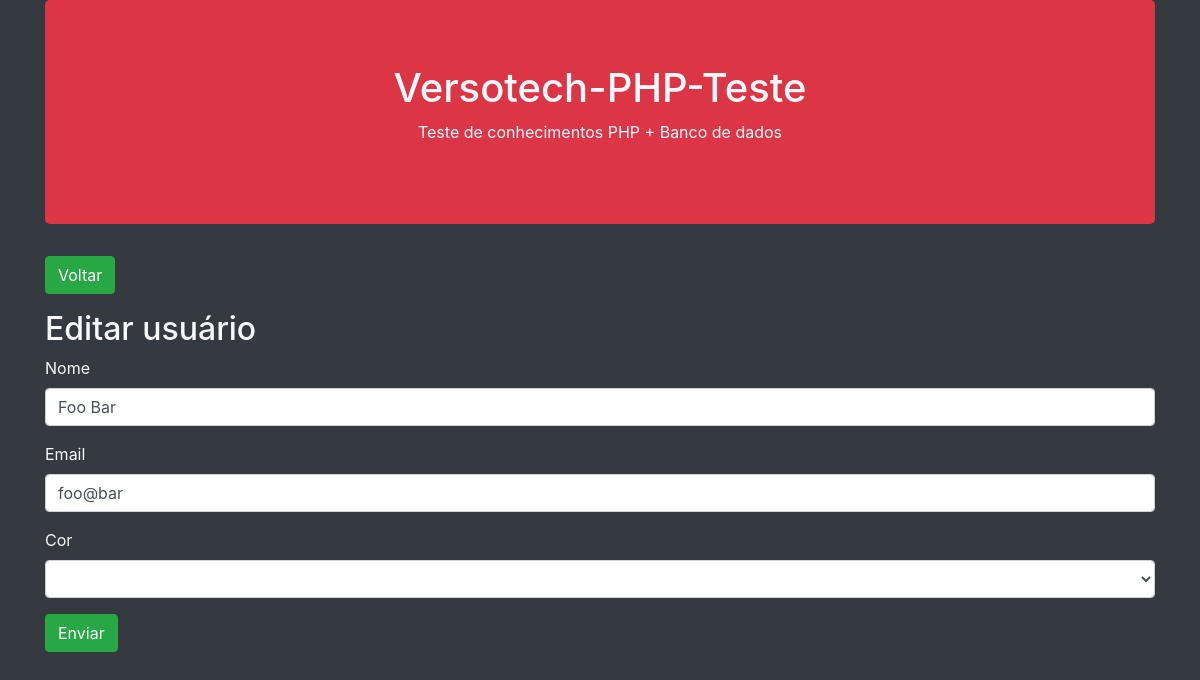
Page /update.php?id=1 on the earlier database version.
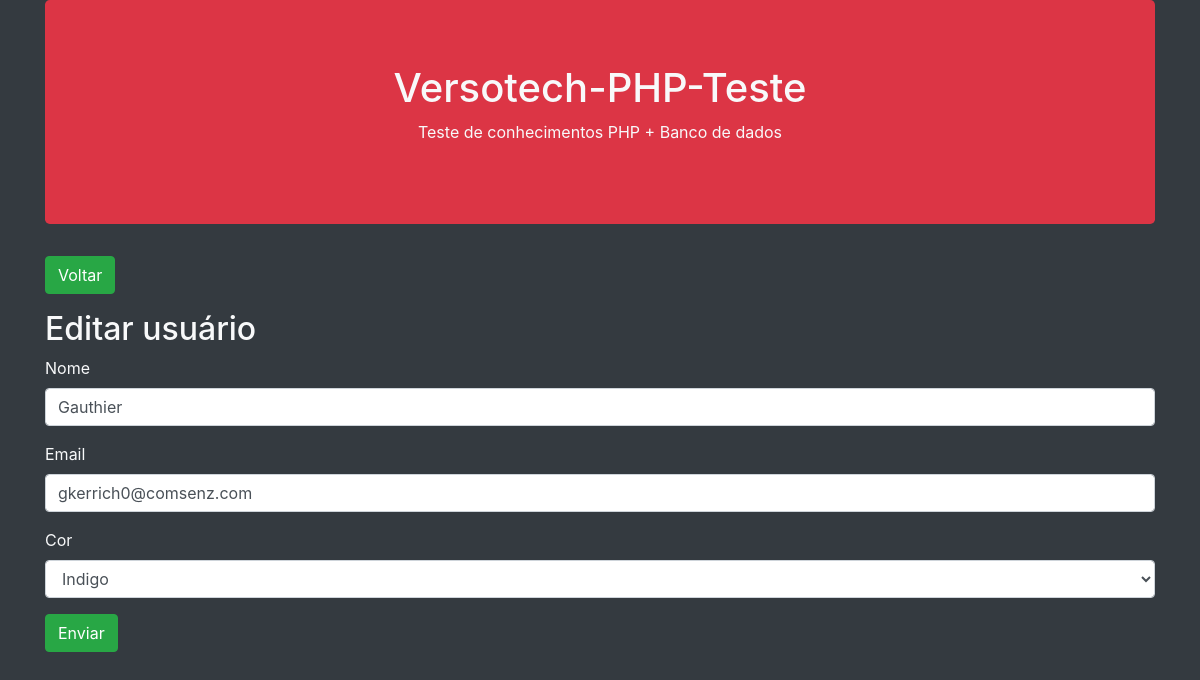
Same page on the later database version.
### tables this page shows
CREATE TABLE users (
    id INTEGER NOT NULL PRIMARY KEY,
    name VARCHAR(100) NOT NULL,
    email VARCHAR(100) NOT NULL,
    color_id INTEGER REFERENCES colors (id)
);

### update.php (called while the page is built, shortened)
<?php
$colors = ColorDao::getColors();
$user = UserDao::getUserById($_GET['id']);
include __DIR__ . '/resources/views/components/header.php';
include __DIR__ . '/resources/views/components/update-form.php';
include __DIR__ . '/resources/views/components/footer.php';

### app/Database/Connection.php (called while the page is built, shortened)
<?php
final class Connection
{
    private static $instance;
    public static function getInstance()
    {
        if (!isset(self::$instance)) {
            self::$instance = new \PDO("sqlite:db.sqlite");
            self::$instance->setAttribute(\PDO::ATTR_ERRMODE, \PDO::ERRMODE_EXCEPTION);
        }
        return self::$instance;
    }
}

### app/Repository/ColorDao.php (called while the page is built, shortened)
<?php
class ColorDao
{
    public static function getColors()
    {
        try {
            $sql = "SELECT colors.id AS id,
            colors.color_name AS color
            FROM colors";
            $stmt = Connection::getInstance()->prepare($sql);
            $stmt->execute();
            return $stmt->fetchAll(\PDO::FETCH_ASSOC);
        } catch (\PDOException $e) {
            echo $e->getMessage();
        }
    }
}

### app/Repository/UserDao.php (called while the page is built, shortened)
<?php
class UserDao
{
    public static function getUserById($id)
    {
        try {
            $sql = "SELECT * FROM users WHERE id = $id";
            $stmt = Connection::getInstance()->prepare($sql);
            $stmt->execute();
            return $stmt->fetchObject(User::class);
        } catch (\PDOException $e) {
            echo $e->getMessage();
        }
    }
}

### app/Models/User.php (called while the page is built, shortened)
<?php
class User
{
    private $id, $name, $email, $color_id;
    public function getName()
    {
        return $this->name;
    }
    public function getEmail()
    {
        return $this->email;
    }
}

### resources/views/components/update-form.php (the view)
<?php
$results = '';
foreach ($colors as $color) {
    $results .= "<option value='$color[id]'>$color[color]</option>";
}
$results = strlen($results) ? $results : '<option selected>Nenhuma cor encontrada</option>';
?>
<main>
    <section>
        <a href="index.php">
            <button class="btn btn-success">Voltar</button>
        </a>
    </section>
    <h2 class="mt-3"><?= TITLE ?></h2>
    <form method="post">
        <div class="form-group">
            <label>Nome</label>
            <input type="text" class="form-control" name="name" value="<?= $user->getName() ?>">
        </div>
        <div class="form-group">
            <label>Email</label>
            <input type="email" class="form-control" name="email" value="<?= $user->getEmail() ?>">
        </div>
        <div class="form-group">
            <label>Cor</label>
            <select class="form-select form-control" name="color">
                <?= $results ?>
            </select>
        </div>
        <div class="form-group">
            <button type="submit" class="btn btn-success">Enviar</button>
        </div>
    </form>
</main>

### resources/views/components/header.php (shortened to what this page needs)
<!doctype html>
<html lang="en">
<head>
    <link rel="stylesheet" href="https://stackpath.bootstrapcdn.com/bootstrap/4.5.2/css/bootstrap.min.css">
</head>
<body class="bg-dark text-light">
    <div class="container">
        <div class="jumbotron bg-danger text-center">
            <h1>Versotech-PHP-Teste</h1>
            <p>Teste de conhecimentos PHP + Banco de dados</p>
        </div>

### resources/views/components/footer.php (shortened to what this page needs)
    </div>
  </body>
</html>

Differences in the rows shown:
changed users: name "Foo Bar" → "Gauthier"; email "foo@bar" → "gkerrich0@comsenz.com"
Other differences:
form field color: (not shown) → "Indigo"
